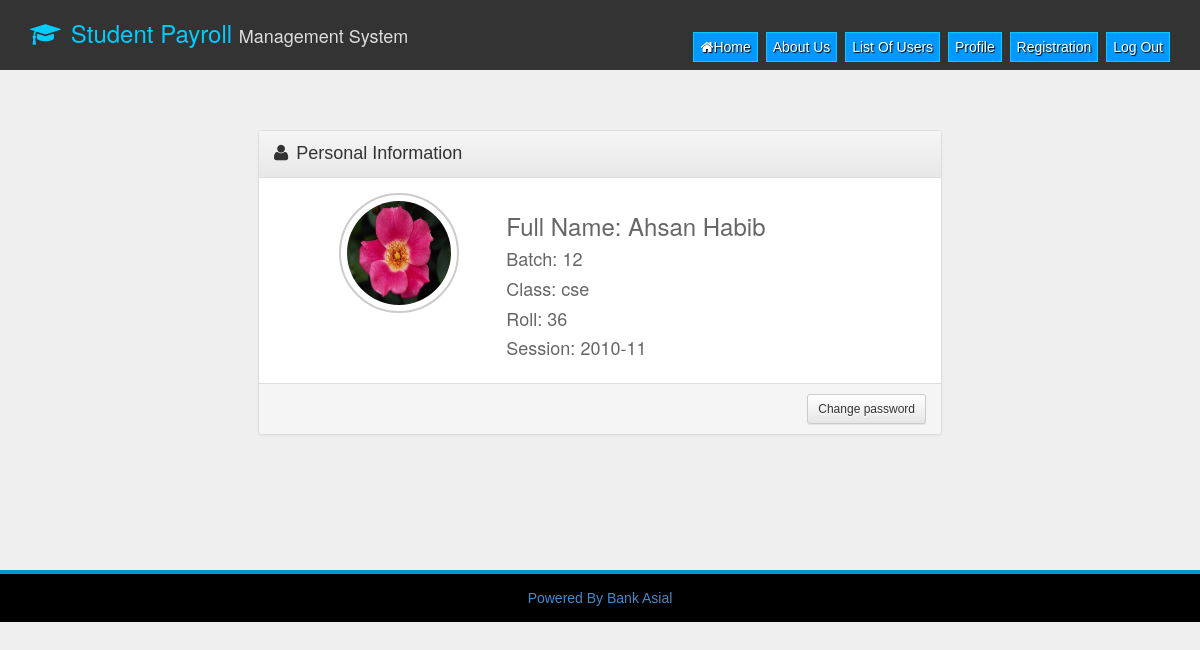
The app's page /profile.php (signed in) with its own data.
### tables this page shows
CREATE TABLE IF NOT EXISTS `user_information` (
  `user_name` varchar(50) NOT NULL,
  `full_name` varchar(50) NOT NULL,
  `email` varchar(50) NOT NULL,
  `password` varchar(50) NOT NULL,
  `user_id` varchar(50) NOT NULL,
  `avatar` varchar(100) NOT NULL,
  `roll` varchar(10) NOT NULL,
  `class` varchar(10) NOT NULL,
  `batch` varchar(10) NOT NULL,
  `session` varchar(10) NOT NULL
);

### profile.php (the view, shortened to what this page needs)
<?PHP
include_once("header.php");
$uid=$_SESSION['user_id'];
$sql=mysql_query("SELECT * FROM user_information WHERE `user_id`='$uid'");
$row=mysql_fetch_array($sql);
?>
<div id="main-content" class="container-fluid">
        <div class="container">
        <div class="panel panel-default" style="width:60%;margin:0 auto;margin-top:50px;">
        <div class="panel-heading">
        <span class="fa fa-user" style="margin-right:8px;"></span>Personal Information
        </div>
        <div class="panel-body">
        <div class="col-md-3" style="float:left" >
    <img src="<?PHP echo $row['avatar'];?>" class="profile-image" alt=""/>
    </div><div style="float:right;" class="col-md-8">
    	<h3>Full Name: <?PHP echo $row['full_name'];?></h3>
        <h4>Batch: <?PHP echo $row['batch'];?></h4>
         <h4>Class: <?PHP echo $row['class'];?></h4>
        <h4>Roll: <?PHP echo $row['roll'];?></h4>
        <h4>Session: <?PHP echo $row['session'];?></h4>
        </div>
        </div>
         <div class="panel-footer">
        <span class="pull-right"><button id="password-change-loader" class="btn btn-default btn-sm" data-toggle="modal"  data-target="#change-pswd-Modal">Change password</button></span><div class="clearfix"></div>
        </div>
      </div>
        </div>
</div>
<?PHP include_once("footer.php");?>

### css/style.css (style rules this page uses)
body { margin:0px;padding:0px; background-color:#EFEFEF; color:#666; font-family:Arial, Helvetica, sans-serif; }
#main-content { padding:10px;min-height:500px; }
.profile-image { width:120px;height:120px;padding:6px;border:2px solid #ccc;background-color:#fff;border-radius:100px;-webkit-border-radius:100px;margin-left:50px; }
.panel-heading { font-size:18px; }

### records on screen
user_information: avatar (picture), full_name "Ahsan Habib", batch "12", class "cse", roll "36", session "2010-11"
